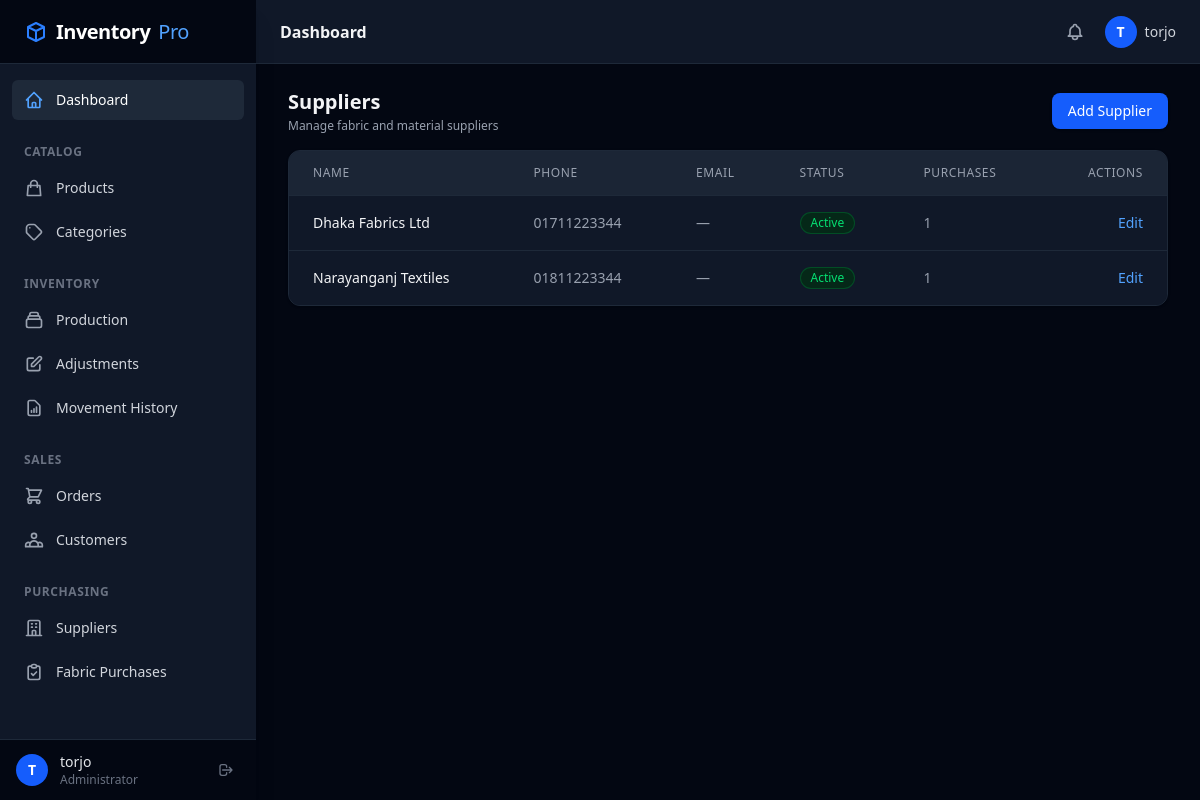
Screenshot of /purchasing/suppliers/ (signed in) with the database file from the repository.
### apps/accounts/models.py (models this page shows)
class User(AbstractUser):
    pass

### apps/suppliers/models.py (models this page shows, shortened)
class Supplier(models.Model):
    name = models.CharField(max_length=255)
    phone = models.CharField(max_length=50, blank=True)
    email = models.EmailField(blank=True)
    address = models.TextField(blank=True)
    notes = models.TextField(blank=True)
    is_active = models.BooleanField(default=True)
    created_at = models.DateTimeField(auto_now_add=True)
    updated_at = models.DateTimeField(auto_now=True)

### apps/suppliers/views.py (the view)
# urls.py: path('suppliers/', supplier_views.supplier_list, name='supplier_list'),
@login_required
def supplier_list(request):
    suppliers = Supplier.objects.all().order_by('name')
    return render(request, 'suppliers/supplier_list.html', {'suppliers': suppliers})

### templates/suppliers/supplier_list.html (shortened to what this page needs)
{% extends "base.html" %}
{% block content %}
<div class="space-y-4">
    <div class="flex justify-between items-center mb-4">
        <div>
            <h1 class="text-xl font-semibold text-gray-100">Suppliers</h1>
            <p class="text-xs text-gray-400 mt-0.5">Manage fabric and material suppliers</p>
        </div>
        <a href="{% url 'purchasing:supplier_add' %}" class="px-4 py-2 bg-blue-600 text-white text-sm font-medium rounded-lg hover:bg-blue-700 transition-colors shadow-sm">
            Add Supplier
        </a>
    </div>
    <div class="bg-gray-900 shadow-sm rounded-xl border border-gray-800 overflow-hidden">
        <table class="min-w-full divide-y divide-gray-800">
            <thead class="bg-gray-800/80">
                <tr>
                    <th class="px-6 py-3.5 text-left text-xs font-medium text-gray-400 uppercase tracking-wider">Name</th>
                    <th class="px-6 py-3.5 text-left text-xs font-medium text-gray-400 uppercase tracking-wider">Phone</th>
                    <th class="px-6 py-3.5 text-left text-xs font-medium text-gray-400 uppercase tracking-wider">Email</th>
                    <th class="px-6 py-3.5 text-left text-xs font-medium text-gray-400 uppercase tracking-wider">Status</th>
                    <th class="px-6 py-3.5 text-left text-xs font-medium text-gray-400 uppercase tracking-wider">Purchases</th>
                    <th class="px-6 py-3.5 text-right text-xs font-medium text-gray-400 uppercase tracking-wider">Actions</th>
                </tr>
            </thead>
            <tbody class="bg-gray-900 divide-y divide-gray-800">
                {% for supplier in suppliers %}
                <tr class="hover:bg-gray-800/50 transition-colors">
                    <td class="px-6 py-4 whitespace-nowrap text-sm font-medium text-gray-100">{{ supplier.name }}</td>
                    <td class="px-6 py-4 whitespace-nowrap text-sm text-gray-400">{{ supplier.phone|default:"—" }}</td>
                    <td class="px-6 py-4 whitespace-nowrap text-sm text-gray-400">{{ supplier.email|default:"—" }}</td>
                    <td class="px-6 py-4 whitespace-nowrap text-sm">
                        {% if supplier.is_active %}
                        <span class="inline-flex items-center px-2.5 py-0.5 rounded-full text-xs font-medium bg-green-950/80 text-green-400 border border-green-800/60">Active</span>
                        {% else %}
                        <span class="inline-flex items-center px-2.5 py-0.5 rounded-full text-xs font-medium bg-gray-800 text-gray-400 border border-gray-700">Inactive</span>
                        {% endif %}
                    </td>
                    <td class="px-6 py-4 whitespace-nowrap text-sm text-gray-400">{{ supplier.fabric_purchases.count }}</td>
                    <td class="px-6 py-4 whitespace-nowrap text-right text-sm font-medium">
                        <a href="{% url 'purchasing:supplier_edit' supplier.pk %}" class="text-blue-400 hover:text-blue-300">Edit</a>
                    </td>
                </tr>
                {% endfor %}
            </tbody>
        </table>
    </div>
</div>
{% endblock %}

### templates/components/sidebar.html (shortened to what this page needs)
<aside :class="sidebarOpen ? 'translate-x-0' : '-translate-x-full'"
       class="fixed inset-y-0 left-0 z-40 w-64 bg-gray-900 text-gray-300 flex flex-col transform transition-transform duration-200 ease-in-out md:static md:translate-x-0 h-screen shrink-0 shadow-xl">
    <div class="h-16 flex items-center justify-between px-6 border-b border-gray-800 bg-gray-950 shrink-0">
        <span class="text-xl font-bold text-white tracking-tight flex items-center gap-2">
            <svg class="w-6 h-6 text-blue-500" fill="none" stroke="currentColor" viewBox="0 0 24 24">
                <path stroke-linecap="round" stroke-linejoin="round" stroke-width="2" d="M20 7l-8-4-8 4m16 0l-8 4m8-4v10l-8 4m0-10L4 7m8 4v10M4 7v10l8 4"></path>
            </svg>
            Inventory<span class="text-blue-400 font-normal">Pro</span>
        </span>
    </div>
    <nav class="flex-1 overflow-y-auto px-3 py-4 space-y-1">
        <a href="/"
           class="flex items-center gap-3 px-3 py-2.5 text-sm font-medium rounded-md transition-colors text-white bg-gray-800 group">
            <svg class="w-5 h-5 text-blue-400" fill="none" viewBox="0 0 24 24" stroke="currentColor">
                <path stroke-linecap="round" stroke-linejoin="round" stroke-width="2" d="M3 12l2-2m0 0l7-7 7 7M5 10v10a1 1 0 001 1h3m10-11l2 2m-2-2v10a1 1 0 01-1 1h-3m-6 0a1 1 0 001-1v-4a1 1 0 011-1h2a1 1 0 011 1v4a1 1 0 001 1m-6 0h6" />
            </svg>
            Dashboard
        </a>
        <div class="pt-5 pb-1">
            <p class="px-3 text-xs font-semibold text-gray-500 uppercase tracking-wider">Catalog</p>
        </div>
        <a href="{% url 'products:product_list' %}" class="flex items-center gap-3 px-3 py-2.5 text-sm font-medium text-gray-300 hover:text-white hover:bg-gray-800 rounded-md transition-colors group">
        <svg class="w-5 h-5 text-gray-400 group-hover:text-gray-300" fill="none" viewBox="0 0 24 24" stroke="currentColor">
                        <path stroke-linecap="round" stroke-linejoin="round" stroke-width="2" d="M16 11V7a4 4 0 00-8 0v4M5 9h14l1 12H4L5 9z" />
                    </svg>
            Products
        </a>
        <a href="{% url 'products:category_list' %}" class="flex items-center gap-3 px-3 py-2.5 text-sm font-medium text-gray-300 hover:text-white hover:bg-gray-800 rounded-md transition-colors group">
            Categories
        </a>
        <div class="pt-5 pb-1">
            <p class="px-3 text-xs font-semibold text-gray-500 uppercase tracking-wider">Inventory</p>
        </div>
        <a href="{% url 'inventory:production_create' %}" class="flex items-center gap-3 px-3 py-2.5 text-sm font-medium text-gray-300 hover:text-white hover:bg-gray-800 rounded-md transition-colors group">
            Production
        </a>
        <a href="{% url 'inventory:adjustment_create' %}" class="flex items-center gap-3 px-3 py-2.5 text-sm font-medium text-gray-300 hover:text-white hover:bg-gray-800 rounded-md transition-colors group">
            <svg class="w-5 h-5 text-gray-400 group-hover:text-gray-300" fill="none" viewBox="0 0 24 24" stroke="currentColor">
                <path stroke-linecap="round" stroke-linejoin="round" stroke-width="2" d="M11 5H6a2 2 0 00-2 2v11a2 2 0 002 2h11a2 2 0 002-2v-5m-1.414-9.414a2 2 0 112.828 2.828L11.828 15H9v-2.828l8.586-8.586z" />
            </svg>
            Adjustments
        </a>
        <a href="{% url 'inventory:movement_list' %}" class="flex items-center gap-3 px-3 py-2.5 text-sm font-medium text-gray-300 hover:text-white hover:bg-gray-800 rounded-md transition-colors group">
            Movement History
        </a>
        <div class="pt-5 pb-1">
            <p class="px-3 text-xs font-semibold text-gray-500 uppercase tracking-wider">Sales</p>
        </div>
        <a href="{% url 'orders:order_list' %}" class="flex items-center gap-3 px-3 py-2.5 text-sm font-medium text-gray-300 hover:text-white hover:bg-gray-800 rounded-md transition-colors group">
            Orders
        </a>
        <a href="{% url 'orders:customer_list' %}" class="flex items-center gap-3 px-3 py-2.5 text-sm font-medium text-gray-300 hover:text-white hover:bg-gray-800 rounded-md transition-colors group">
            Customers
        </a>
        <div class="pt-5 pb-1">
            <p class="px-3 text-xs font-semibold text-gray-500 uppercase tracking-wider">Purchasing</p>
        </div>
        <a href="{% url 'purchasing:supplier_list' %}" class="flex items-center gap-3 px-3 py-2.5 text-sm font-medium text-gray-300 hover:text-white hover:bg-gray-800 rounded-md transition-colors group">
            Suppliers
        </a>
        <a href="{% url 'purchasing:fabric_purchase_list' %}" class="flex items-center gap-3 px-3 py-2.5 text-sm font-medium text-gray-300 hover:text-white hover:bg-gray-800 rounded-md transition-colors group">
            Fabric Purchases
        </a>
    </nav>
    <div class="shrink-0 border-t border-gray-800 bg-gray-950">
        <div class="flex items-center gap-3 px-4 py-3">
            <div class="w-8 h-8 rounded-full bg-blue-600 flex items-center justify-center text-white font-bold text-sm shrink-0">
                {{ request.user.username|default:"U"|slice:":1"|upper }}
            </div>
            <div class="flex-1 min-w-0">
                <p class="text-sm font-medium text-gray-200 truncate">{{ request.user.username|default:"Admin" }}</p>
                <p class="text-xs text-gray-500">Administrator</p>
            </div>
            <form method="post" action="{% url 'logout' %}" class="shrink-0">
                <button type="submit"
                        title="Logout"
                        class="p-1.5 text-gray-500 hover:text-red-400 hover:bg-gray-800 rounded-md transition-colors">
                    <svg class="w-4 h-4" fill="none" viewBox="0 0 24 24" stroke="currentColor">
                        <path stroke-linecap="round" stroke-linejoin="round" stroke-width="2" d="M17 16l4-4m0 0l-4-4m4 4H7m6 4v1a3 3 0 01-3 3H6a3 3 0 01-3-3V7a3 3 0 013-3h4a3 3 0 013 3v1" />
                    </svg>
                </button>
            </form>
        </div>
    </div>
</aside>

### templates/components/navbar.html (shortened to what this page needs)
<header class="bg-gray-900 border-b border-gray-800 h-16 flex items-center justify-between px-6 shrink-0">
    <div class="flex items-center gap-3">
        <h1 class="text-base font-semibold text-gray-100">{% block header_title %}Dashboard{% endblock %}</h1>
    </div>
    <div class="flex items-center gap-3">
        {% if user.is_authenticated %}
        <button type="button" class="hidden sm:flex p-2 rounded-md text-gray-400 hover:text-white hover:bg-gray-800 transition-colors">
        </button>
        <div class="flex items-center gap-2">
            <div class="w-8 h-8 rounded-full bg-blue-600 flex items-center justify-center text-white font-bold text-sm">
                {{ request.user.username|default:"U"|slice:":1"|upper }}
            </div>
            <span class="hidden sm:block text-sm font-medium text-gray-300">{{ request.user.username }}</span>
        </div>
        {% endif %}
    </div>
</header>

### rows the page displays
User: user.username "T", user.username "torjo"
Supplier: name "Dhaka Fabrics Ltd", phone "01711223344", email "—", is_active "Active", fabric_purchases.count "1"
Supplier: name "Narayanganj Textiles", phone "01811223344", email "—", is_active "Active", fabric_purchases.count "1"
